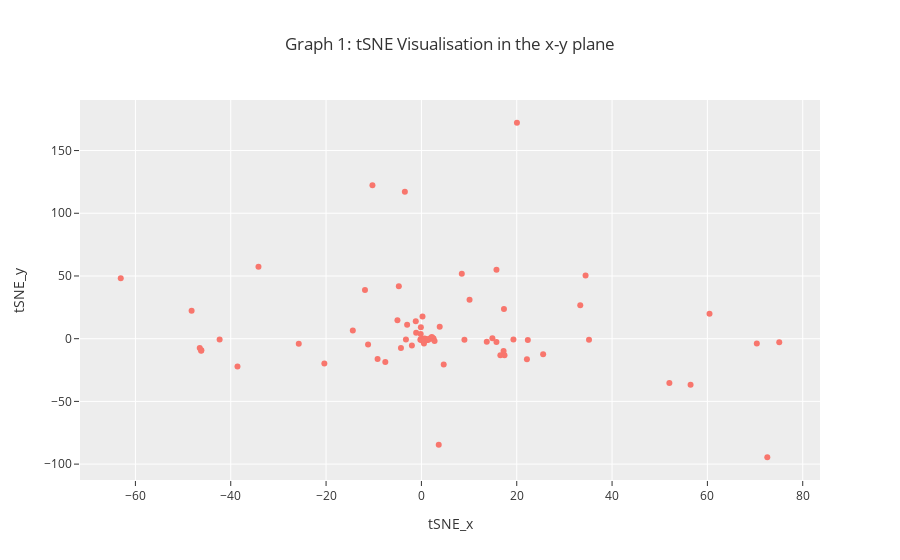

Notebook cell for this chart:
### Markdown cell above
As `num_tSNE` had 3 dimensions that were defined, we plot each plane (x-y, x-z, and y-z) separately as follows. `Graph 1` shows the x-y plane, `Graph 2` shows the x-z plane, and `Graph 3` shows the y-z plane.

### Code cell
fig1 = px.scatter(tSNE_df, x='tSNE_x', y='tSNE_y', hover_name=tSNE_df.index, template='ggplot2', opacity=1, title='Graph 1: tSNE Visualisation in the x-y plane')
fig1

### Figure 1 — Plotly figure (JSON) as saved in the notebook; plotly's stock layout.template omitted (floating-point values rounded to 4 significant figures)
{"data": [{"hovertemplate": "<b>%{hovertext}</b><br><br>tSNE_x=%{x}<br>tSNE_y=%{y}<extra></extra>", "hovertext": ["sp_P40136_CYAA_BACAN:0-33", "sp_P21130_SACB_BACAM:0-34", "sp_P05655_SACB_BACSU:0-34", "sp_P13423_PAG_BACAN:0-25", "sp_P39848_LYTD_BACSU:0-32", "sp_Q02114_LYTC_BACSU:0-29", "sp_P80172_HBLA_BACCE:0-26", "sp_P42111_YXAL_BACSU:0-29", "sp_P54507_TASA_BACSU:0-32", "sp_P55278_MANB_BACIU:0-29", "sp_O05512_MANB_BACSU:0-26", "sp_P00780_SUBC_BACLI:0-34", "sp_P00782_SUBT_BACAM:0-28", "sp_P04189_SUBT_BACSU:0-34", "sp_P35835_SUBN_BACNA:0-34", "sp_P00783_SUBT_BACSA:0-34", "sp_P94356_YXKC_BACSU:0-29", "sp_P40767_CWLO_BACSU:0-23", "sp_P20724_ELYA_BACYA:0-32", "sp_P25152_BSAP_BACSU:0-29", "sp_P00649_RN_BACIN:0-34", "sp_P48068_RN_BACPU:0-34", "sp_P00648_RNBR_BACAM:0-33", "sp_P71014_BSLA_BACSU:0-33", "sp_O31411_SACC_BACL7:0-28", "sp_Q45071_XYND_BACSU:0-31", "sp_P00691_AMY_BACSU:0-31", "sp_B1B6T1_PTLY_BACSP:0-27", "sp_Q65DC2_PTLY_BACLD:0-27", "sp_Q8GCB2_PTLY_BACLI:0-27", "sp_P29141_SUBV_BACSU:0-33", "sp_P16397_SUBF_BACSU:0-34", "sp_P39632_BSLB_BACSU:0-35", "sp_P80057_GSEP_BACLD:0-35", "sp_P96729_YWSB_BACSU:0-26", "sp_P39790_MPR_BACSU:0-39", "sp_Q59HN7_PHRH_BACSU:0-26", "sp_O31737_YLQB_BACSU:0-32", "sp_Q45670_THES_BACSJ:0-29", "sp_Q02113_CWBA_BACSU:0-30", "sp_P94217_SLAP2_BACAN:0-34", "sp_Q9RMZ0_Y6545_BACAN:0-33", "sp_P42293_EABN2_BACSU:0-31", "sp_P94522_EABN1_BACSU:0-37", "sp_Q79F14_ESTB_BACSU:0-25", "sp_P37957_ESTA_BACSU:0-36", "sp_Q5U780_LIP_BACSP:0-33", "sp_O34310_PLYC_BACSU:0-32", "sp_Q65EF5_PLYC_BACLD:0-26", "sp_O07532_LYTF_BACSU:0-31", "sp_P54421_LYTE_BACSU:0-30", "sp_O34669_YOCH_BACSU:0-30", "sp_P54423_WPRA_BACSU:0-34", "sp_P39844_DACC_BACSU:0-34", "sp_Q9AQS0_XANLY_BACGL:0-30", "sp_Q07833_WAPA_BACSU:0-37", "sp_G4NYJ6_WAPA_BACS4:0-37", "sp_P68569_BDBA_BACSU:0-22", "sp_P96600_DCTB_BACSU:0-23", "sp_O34918_YOAJ_BACSU:0-30", "sp_P39116_PLY_BACSU:0-26", "sp_P94576_YWOF_BACSU:0-24", "sp_Q03091_BSN1_BACAM:0-31", "sp_O32150_BSN2_BACSU:0-31", "sp_P38422_DACF_BACSU:0-28", "sp_P08750_DACA_BACSU:0-36", "sp_P39824_BLAC_BACSU:0-29", "sp_P04957_GUB_BACSU:0-33", "sp_O07013_GANB_BACSU:0-29", "sp_Q45070_XYNC_BACSU:0-37", "sp_Q6YK37_XYNC_BACIU:0-38", "sp_P54484_YQGA_BACSU:0-33", "sp_Q45105_TACY_BACCE:0-33", "sp_P40406_NAGZ_BACSU:0-31", "sp_P06832_NPRE_BACAM:0-32", "sp_P68735_NPRE_BACSA:0-32", "sp_P68736_NPRE_BACSU:0-32", "sp_O34344_SDPC_BACSU:0-30", "sp_P39899_NPRB_BACSU:0-33", "sp_P05806_NPRE_BACCE:0-32", "sp_P00800_THER_BACTH:0-33", "sp_Q59223_THER_BACSO:0-30", "sp_P28842_SUBT_BACS9:0-31", "sp_P33377_PHL3_BACCE:0-32", "sp_P11889_PHL2_BACCE:0-32", "sp_P09599_PHL1_BACCE:0-32", "sp_P05618_CDGT_BACS0:0-32", "sp_P09121_CDGT_BACS3:0-32", "sp_P30921_CDGT_BAC11:0-32", "sp_P17692_CDGT_BACS8:0-32", "sp_P31747_CDGT_BACSS:0-36", "sp_P14014_CDGT_BACLI:0-36", "sp_P31746_CDGT_BACS2:0-34", "sp_P27036_CDGT_BACOH:0-34", "sp_O07921_CHIS_BACSU:0-40", "sp_P94449_PEL2_BACIU:0-29", "sp_O34819_PEL1_BACSU:0-29", "sp_O32041_YRVJ_BACSU:0-32", "sp_O34313_NTPES_BACSU:0-40", "sp_P96740_PGDS_BACSU:0-32", "sp_P16396_SUBE_BACSU:0-32", "sp_O82833_GELLY_BACSP:0-33", "sp_O66037_PHYT_BACSD:0-31", "sp_O31097_PHYC_BACIU:0-31", "sp_P42094_PHYT_BACSU:0-31", "sp_P05656_SACC_BACSU:0-29", "sp_P06278_AMY_BACLI:0-34", "sp_P00692_AMY_BACAM:0-36", "sp_P19571_AMT6_BACS7:0-38", "sp_O31526_YESW_BACSU:0-40", "sp_P54422_GGT_BACSU:0-33", "sp_P63186_GGT_BACNA:0-33", "sp_P42983_NUCB_BACSU:0-31"], "legendgroup": "", "marker": {"color": "#F8766D", "opacity": 1, "symbol": "circle"}, "mode": "markers", "name": "", "orientation": "v", "showlegend": false, "type": "scatter", "x": [22.13, 0.8125, -1.184, 17.32, 0.5443, 22.33, 0.6047, -10.27, 0.2322, -0.08456, 0.9795, 19.31, -0.116, 17.43, 1.009, 9.026, -1.104, 0.3018, 0.3112, 10.1, 2.537, 17.24, 60.44, 20.04, -34.18, 0.3427, -63.08, 0.5115, 3.841, 0.6594, 1.076, -46.16, 0.7657, 34.44, 15.74, 0.6157, 0.4051, 0.7632, 0.8095, -0.1479, 0.644, 8.474, -9.193, 0.5906, 1.913, 0.471, 0.6616, 0.8376, 33.33, -48.21, 0.6624, 0.3387, 15.75, 2.265, 72.57, 3.636, -2.994, -1.994, 0.6042, 14.89, 0.7046, -20.36, 0.6492, 1.061, -38.59, 75.07, 0.7362, 0.2282, 13.71, 0.3918, -14.39, 0.5438, -3.473, 16.57, 0.453, -4.733, 0.6703, 56.47, -0.211, 0.4946, -0.1097, 0.9407, 25.54, -5.028, 0.9337, 1.379, 0.7817, -46.22, 0.5288, 0.5815, 70.37, 1.04, -7.571, 52.02, 0.526, 0.5381, -42.33, 35.16, -11.84, 1.695, 0.6087, 2.18, -46.5, 4.679, -4.29, -0.04121, 2.761, -0.0109, 0.2135, 2.355, -25.73, -11.19, -3.247], "xaxis": "x", "y": [-16.49, -0.5925, 13.92, 23.61, -0.1922, -1.007, -0.5644, 122.3, 17.73, -0.5457, -0.9271, -0.6757, -0.5873, -13.22, -0.857, -0.9057, 4.738, -0.781, -0.5396, 30.98, 0.1669, -9.721, 19.86, 172.2, 57.39, -0.8599, 48.24, -0.8061, 9.512, -0.7405, -0.5118, -9.239, -0.9624, 50.38, -2.568, -1.132, -0.7863, -0.8476, -0.8302, 3.694, -0.3823, 51.7, -16.26, -0.7506, 0.3856, -0.7523, -0.6535, -0.6395, 26.73, 22.3, -0.8136, -0.7156, 54.91, 0.03555, -94.53, -84.48, 11.1, -5.421, -0.8613, 0.4003, -0.8153, -19.73, -0.8135, -1.078, -22.2, -2.792, -0.8512, -0.7307, -2.461, -0.7768, 6.436, -0.8482, 117.2, -13.16, -0.8357, 41.86, 0.211, -36.65, -0.7757, -0.8265, 9.132, -0.8654, -12.46, 14.65, -1.019, -1.095, -1.393, -9.539, -1.458, -0.5027, -3.844, -0.6743, -18.54, -35.42, -0.5615, -3.787, -0.6649, -0.9406, 38.88, -0.006139, -0.5662, 1.435, -7.464, -20.63, -7.507, -0.6573, -1.94, -0.7806, -1.366, 0.5366, -4.064, -4.637, -0.6134], "yaxis": "y"}], "layout": {"legend": {"tracegroupgap": 0}, "title": {"text": "Graph 1: tSNE Visualisation in the x-y plane"}, "xaxis": {"anchor": "y", "domain": [0, 1], "title": {"text": "tSNE_x"}}, "yaxis": {"anchor": "x", "domain": [0, 1], "title": {"text": "tSNE_y"}}}}
